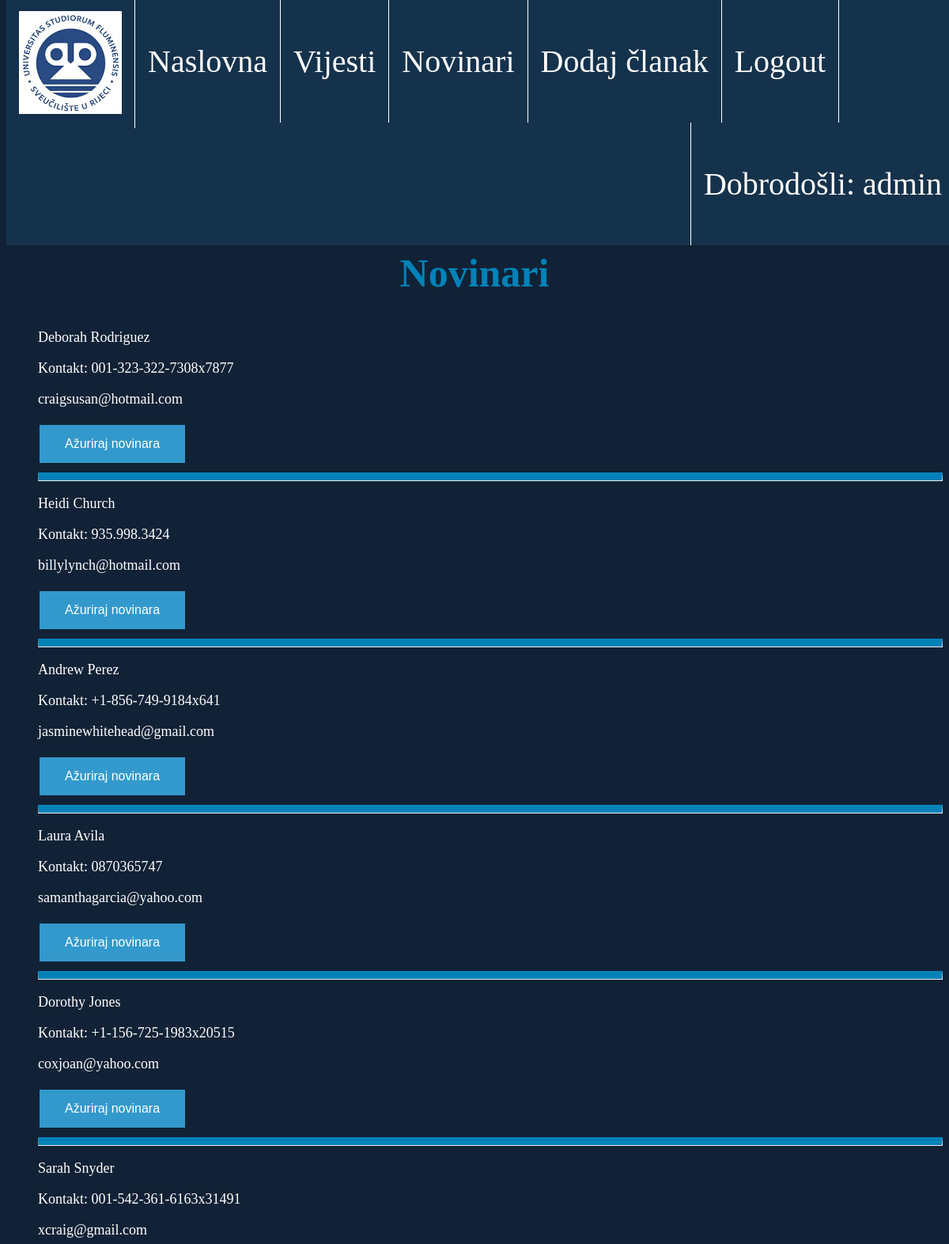
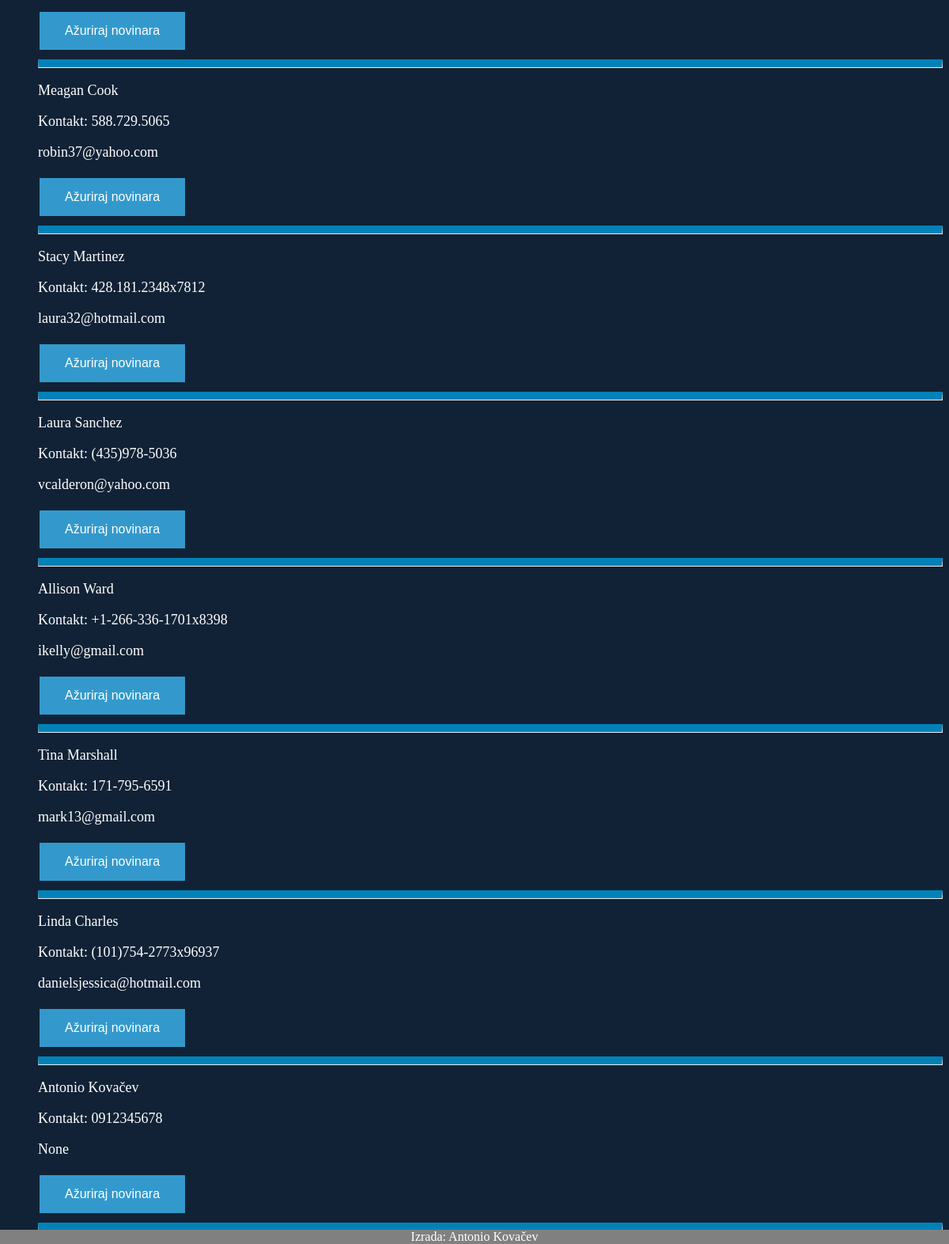
Page /authors/ (signed in) on the committed database (2 pictures, top to bottom).
### main/models.py (models this page shows, shortened)
class Author(models.Model):
	name = models.CharField("Ime", max_length=64)
	surname = models.CharField("Prezime", max_length=64)
	email = models.EmailField("Email", blank=True, null=True)
	phone_number = models.CharField("Broj telefona", max_length = 10, blank = True, null = True)

### main/views.py (the view)
# urls.py: path('authors/', views.AuthorsList.as_view(), name = 'authors'),
class AuthorsList(ListView):
    model = Author
    template_name = 'authors_list.html'

### main/templates/main/authors_list.html
{%extends "index.html"%}
{% block content %}
<h2><strong>Novinari</strong></h2>
<ol class="tekst">
    {% for author in author_list %}
        <p class="autor"> {{ author.name}} {{author.surname}} </p>
        <p class="autor">Kontakt: {{author.phone_number}} </p>
        <p class="autor"> {{ author.email }}</p>
        <a href="{% url 'update-author' author.id %}"><button class="button">Ažuriraj novinara</button></a>
        <hr>
    {% endfor %}
</ol>
{% endblock %}

### main/templates/main/index.html (shortened to what this page needs)
<!DOCTYPE html>
{% load static %}
<html lang="en">
<head>
<link rel="stylesheet" href="{% static 'style.css' %}">
</head>
<body style = "background-color: #112236;">
    <div style="padding-top:20px;margin-top:0px;">
    <h1>Uniri portal</h1>
    <div id="sidebar">
        {% block sidebar %}
        <ul>
            <li><a href="/"><img src="{% static 'image.jpg' %} "></a></li>
            <li><a href="/"><p class="navbar">Naslovna</p></p></a></li>
            <li><a href="/news"><p class="navbar">Vijesti</p></a></li>
            <li><a href="/authors"><p class="navbar">Novinari</p></a></li>
            <li><a href="/dodaj_clanak"><p class="navbar">Dodaj članak</p></a></li>
            {% if user.is_authenticated %}
            <li><a href="/korisnici/logout_user"><p class="navbar">Logout</p></a></li>
            <li style="float:right; border-left: 1px solid white"><p class="navbar"><a><font color="white">Dobrodošli: {{user.username}}</font></a></p></li>
            {% else %}
            <li><a href="/korisnici/login_user"><p class="navbar">Login</p></a></li>
            <li style="float:right; border-left: 1px solid white"><a  href="/korisnici/register_user"> <p class="navbar">Registracija</p> </a></li>
            {% endif %}
        </ul>
        {% endblock %}
    </div>
    <div class="content">
        {% block content %}{% endblock %}
    </div>
</div>
<div class="footer">
    Izrada: Antonio Kovačev
    </div>
</body>
</html>

### main/static/style.css (style rules this page uses)
body { background-color: white; }
h1 { color: #0082B8; text-align: center; font-family: "Times new roman"; font-size: 80px; }
h2 { color: #0082B8; text-align: center; font-family: "Times new roman"; font-size: 50px; }
p { font-family: verdana; font-size: 20px; color: white; }
p.autor { font-family: verdana; font-size: 18px; }
p.navbar { font-family: verdana; font-size: 40px; }
ul { list-style-type: none; margin: 0; padding: 0; overflow: hidden; background-color: #15324c; position: fixed; top: 0; width: 100%; }
li { float: left; border-right: 1px solid white; }
li a { display: block; color: #0082B8; text-align: center; padding: 14px 16px; text-decoration: none; font-family: "Verdana"; }
hr { border-top: 10px solid #0082B8; }
ol.tekst { list-style-type: none; }
.footer { position: fixed; left: 0; bottom: 0; width: 100%; background-color: gray; color: white; text-align: center; }
.button { border: none; color: white; padding: 15px 32px; text-align: center; text-decoration: none; display: inline-block; font-size: 16px; margin: 4px 2px; cursor: pointer; background-color: #3399CC; }

### rows in the picture
Author: name "Deborah", surname "Rodriguez", phone_number "001-323-322-7308x7877", email "craigsusan@hotmail.com"
Author: name "Heidi", surname "Church", phone_number "935.998.3424", email "billylynch@hotmail.com"
Author: name "Andrew", surname "Perez", phone_number "+1-856-749-9184x641", email "jasminewhitehead@gmail.com"
Author: name "Laura", surname "Avila", phone_number "0870365747", email "samanthagarcia@yahoo.com"
Author: name "Dorothy", surname "Jones", phone_number "+1-156-725-1983x20515", email "coxjoan@yahoo.com"
Author: name "Sarah", surname "Snyder", phone_number "001-542-361-6163x31491", email "xcraig@gmail.com"
Author: name "Meagan", surname "Cook", phone_number "588.729.5065", email "robin37@yahoo.com"
Author: name "Stacy", surname "Martinez", phone_number "428.181.2348x7812", email "laura32@hotmail.com"
Author: name "Laura", surname "Sanchez", phone_number "(435)978-5036", email "vcalderon@yahoo.com"
Author: name "Allison", surname "Ward", phone_number "+1-266-336-1701x8398", email "ikelly@gmail.com"
Author: name "Tina", surname "Marshall", phone_number "171-795-6591", email "mark13@gmail.com"
Author: name "Linda", surname "Charles", phone_number "(101)754-2773x96937", email "danielsjessica@hotmail.com"
Author: name "Antonio", surname "Kovačev", phone_number "0912345678", email "None"

### other values in the picture
{{ user.username }} "admin"
